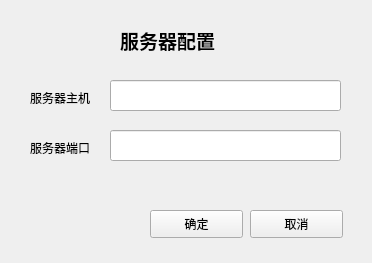
<?xml version="1.0" encoding="UTF-8"?>
<ui version="4.0">
 <class>Form</class>
 <widget class="QWidget" name="Form">
  <property name="geometry">
   <rect>
    <x>0</x>
    <y>0</y>
    <width>372</width>
    <height>263</height>
   </rect>
  </property>
  <property name="windowTitle">
   <string>服务器配置</string>
  </property>
  <widget class="QLabel" name="label">
   <property name="geometry">
    <rect>
     <x>120</x>
     <y>20</y>
     <width>151</width>
     <height>41</height>
    </rect>
   </property>
   <property name="font">
    <font>
     <family>Aharoni</family>
     <pointsize>14</pointsize>
     <weight>75</weight>
     <bold>true</bold>
    </font>
   </property>
   <property name="text">
    <string>服务器配置</string>
   </property>
  </widget>
  <widget class="QLabel" name="label_2">
   <property name="geometry">
    <rect>
     <x>30</x>
     <y>90</y>
     <width>81</width>
     <height>16</height>
    </rect>
   </property>
   <property name="text">
    <string>服务器主机</string>
   </property>
  </widget>
  <widget class="QLineEdit" name="serverHostLineEdit">
   <property name="geometry">
    <rect>
     <x>110</x>
     <y>80</y>
     <width>231</width>
     <height>31</height>
    </rect>
   </property>
  </widget>
  <widget class="QLabel" name="label_3">
   <property name="geometry">
    <rect>
     <x>30</x>
     <y>140</y>
     <width>81</width>
     <height>16</height>
    </rect>
   </property>
   <property name="text">
    <string>服务器端口</string>
   </property>
  </widget>
  <widget class="QLineEdit" name="serverPortLineEdit">
   <property name="geometry">
    <rect>
     <x>110</x>
     <y>130</y>
     <width>231</width>
     <height>31</height>
    </rect>
   </property>
  </widget>
  <widget class="QPushButton" name="okPushButton">
   <property name="geometry">
    <rect>
     <x>150</x>
     <y>210</y>
     <width>93</width>
     <height>28</height>
    </rect>
   </property>
   <property name="text">
    <string>确定</string>
   </property>
  </widget>
  <widget class="QPushButton" name="cancellPushButton">
   <property name="geometry">
    <rect>
     <x>250</x>
     <y>210</y>
     <width>93</width>
     <height>28</height>
    </rect>
   </property>
   <property name="text">
    <string>取消</string>
   </property>
  </widget>
 </widget>
 <resources/>
 <connections/>
</ui>
